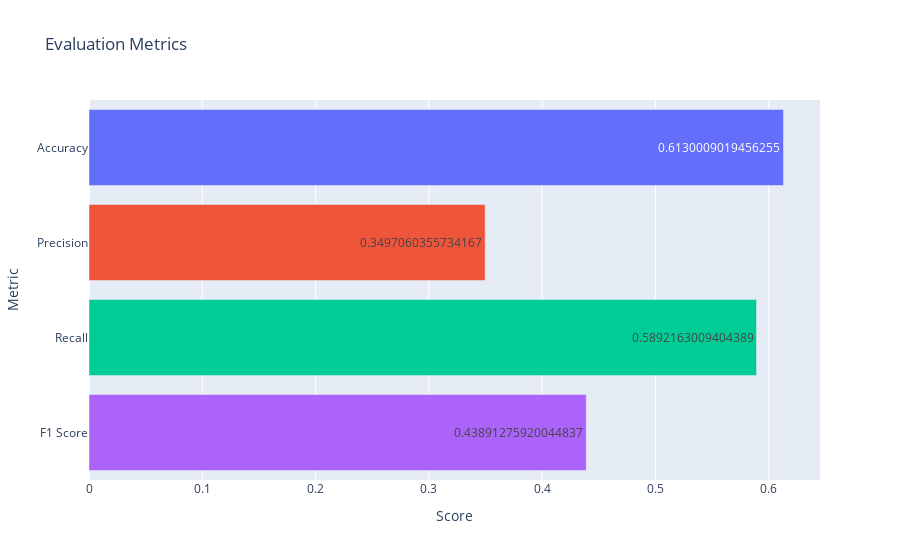

This figure's notebook cell:
### Code cell
accuracy = accuracy_score(y_test, y_pred)
precision = precision_score(y_test, y_pred)
recall = recall_score(y_test, y_pred)
f1 = f1_score(y_test, y_pred)

metrics_scores = {
    "Accuracy": accuracy,
    "Precision": precision,
    "Recall": recall,
    "F1 Score": f1,
}
df_metrics = pd.DataFrame(list(metrics_scores.items()), columns=["Metric", "Score"])

fig = px.bar(
    df_metrics,
    x="Score",
    y="Metric",
    orientation="h",
    color="Metric",
    text="Score",
    title="Evaluation Metrics",
)

fig.update_layout(showlegend=False)

fig.show()

### Figure 1 — Plotly figure (JSON) as saved in the notebook; plotly's stock layout.template omitted (floating-point values rounded to 4 significant figures)
{"data": [{"alignmentgroup": "True", "hovertemplate": "Metric=%{y}<br>Score=%{text}<extra></extra>", "legendgroup": "Accuracy", "marker": {"color": "#636efa", "pattern": {"shape": ""}}, "name": "Accuracy", "offsetgroup": "Accuracy", "orientation": "h", "showlegend": true, "text": [0.613], "textposition": "auto", "type": "bar", "x": [0.613], "xaxis": "x", "y": ["Accuracy"], "yaxis": "y"}, {"alignmentgroup": "True", "hovertemplate": "Metric=%{y}<br>Score=%{text}<extra></extra>", "legendgroup": "Precision", "marker": {"color": "#EF553B", "pattern": {"shape": ""}}, "name": "Precision", "offsetgroup": "Precision", "orientation": "h", "showlegend": true, "text": [0.3497], "textposition": "auto", "type": "bar", "x": [0.3497], "xaxis": "x", "y": ["Precision"], "yaxis": "y"}, {"alignmentgroup": "True", "hovertemplate": "Metric=%{y}<br>Score=%{text}<extra></extra>", "legendgroup": "Recall", "marker": {"color": "#00cc96", "pattern": {"shape": ""}}, "name": "Recall", "offsetgroup": "Recall", "orientation": "h", "showlegend": true, "text": [0.5892], "textposition": "auto", "type": "bar", "x": [0.5892], "xaxis": "x", "y": ["Recall"], "yaxis": "y"}, {"alignmentgroup": "True", "hovertemplate": "Metric=%{y}<br>Score=%{text}<extra></extra>", "legendgroup": "F1 Score", "marker": {"color": "#ab63fa", "pattern": {"shape": ""}}, "name": "F1 Score", "offsetgroup": "F1 Score", "orientation": "h", "showlegend": true, "text": [0.4389], "textposition": "auto", "type": "bar", "x": [0.4389], "xaxis": "x", "y": ["F1 Score"], "yaxis": "y"}], "layout": {"barmode": "relative", "legend": {"title": {"text": "Metric"}, "tracegroupgap": 0}, "showlegend": false, "title": {"text": "Evaluation Metrics"}, "xaxis": {"anchor": "y", "domain": [0, 1], "title": {"text": "Score"}}, "yaxis": {"anchor": "x", "categoryarray": ["F1 Score", "Recall", "Precision", "Accuracy"], "categoryorder": "array", "domain": [0, 1], "title": {"text": "Metric"}}}}
